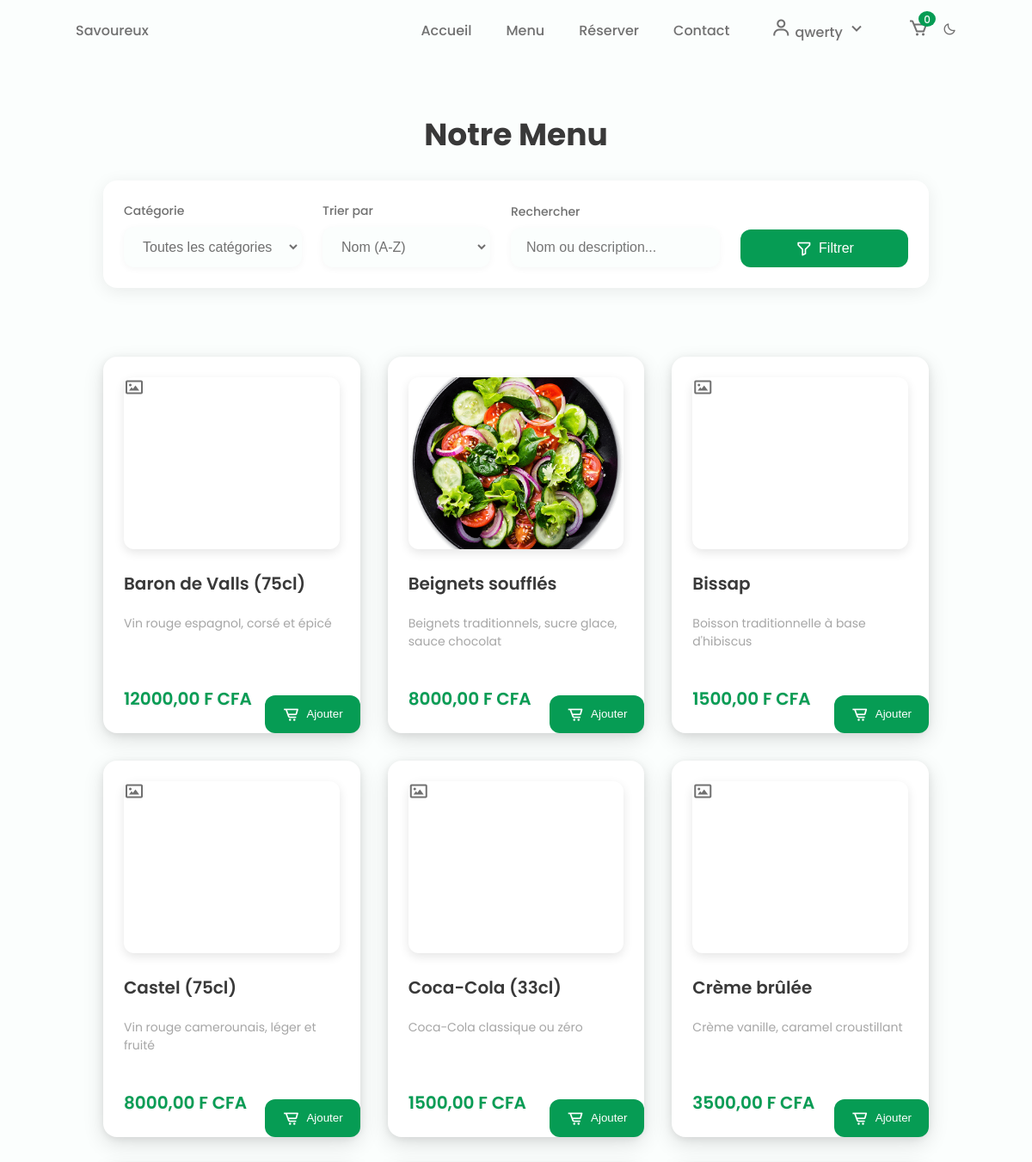
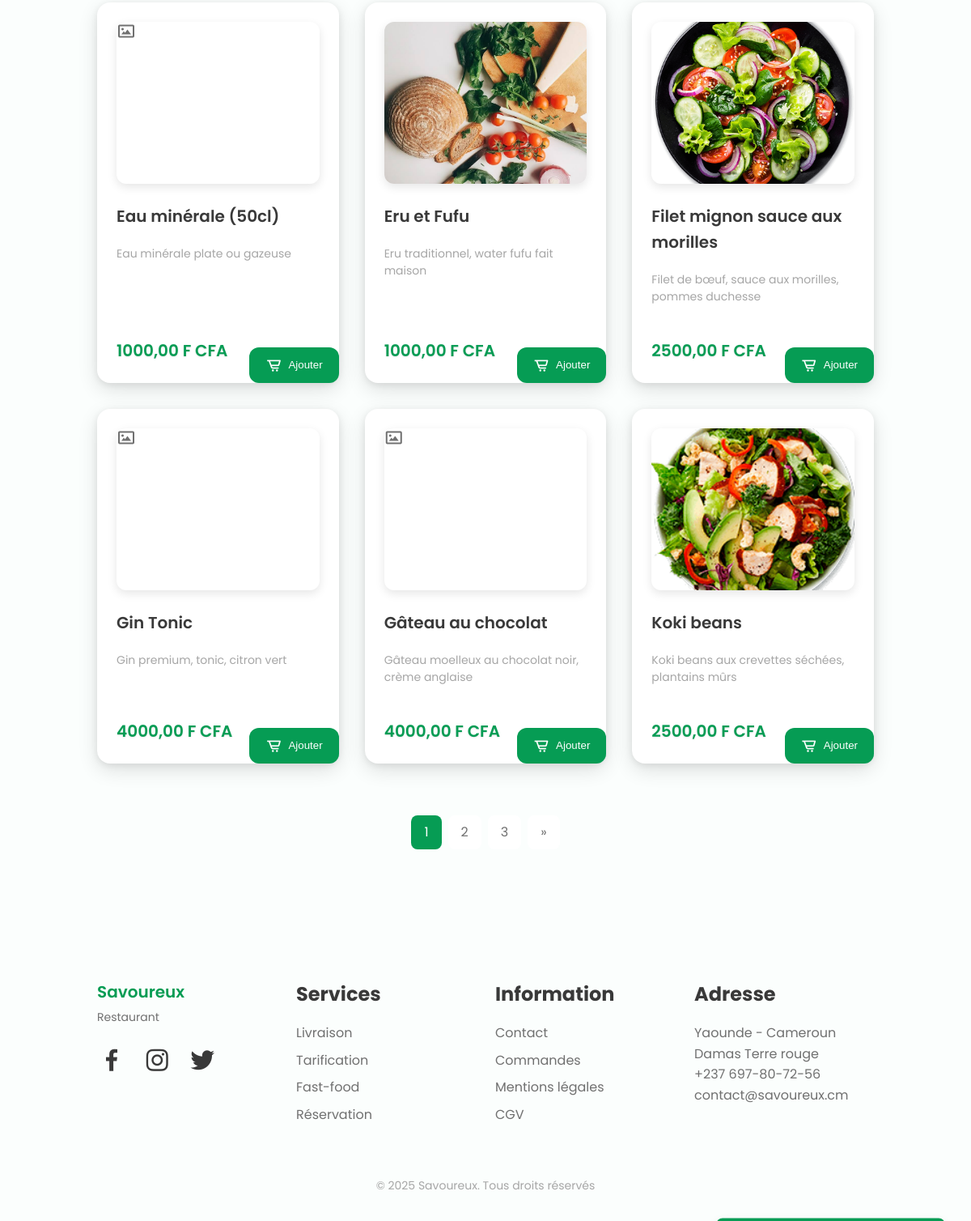
The app's page /menu/ (signed in) with its own data (2 pictures, top to bottom).
### ecomm/models.py (models this page shows, shortened)
class Cart(models.Model):
    user = models.OneToOneField(User, on_delete=models.CASCADE)
    created_at = models.DateTimeField(auto_now_add=True)
    updated_at = models.DateTimeField(auto_now=True)
    def get_total_items(self):
        return self.cartitem_set.aggregate(total_items=models.Sum('quantity'))['total_items'] or 0

class MenuItem(models.Model):
    name = models.CharField(max_length=100)
    description = models.TextField()
    price = models.DecimalField(max_digits=10, decimal_places=2)
    image = models.ImageField(upload_to='menu_items/', blank=True, null=True)
    category = models.ForeignKey(Category, on_delete=models.CASCADE)
    is_available = models.BooleanField(default=True)

### ecomm/views.py (the view)
# urls.py: path('menu/', views.menu, name='menu'),
@login_required
def menu(request):
    items = MenuItem.objects.filter(is_available=True)
    categories = Category.objects.all()
    category_id = request.GET.get('category')
    if category_id:
        items = items.filter(category_id=category_id)
    search_query = request.GET.get('search')
    if search_query:
        items = items.filter(
            Q(name__icontains=search_query) |
            Q(description__icontains=search_query)
        )
    sort = request.GET.get('sort', 'name')  # Par défaut, tri par nom
    if sort in ['name', '-name', 'price', '-price']:
        items = items.order_by(sort)
    paginator = Paginator(items, 12)  # 12 items par page
    page = request.GET.get('page')
    items = paginator.get_page(page)
    context = {
        'categories': categories,
        'items': items,
    }
    return render(request, 'menu.html', context)

### ecomm/templates/menu.html (shortened to what this page needs)
{% extends 'base.html' %}
{% load static %}
{% block content %}
<section class="menu section bd-container" id="menu">
    <h2 class="section-title">Notre Menu</h2>
    <div class="menu__filters">
        <form method="get" class="menu__filters-group">
            <div class="menu__filter-item">
                <label class="menu__filter-label" for="category">Catégorie</label>
                <select name="category" id="category" class="menu__filter-select">
                    <option value="">Toutes les catégories</option>
                </select>
            </div>
            <div class="menu__filter-item">
                <label class="menu__filter-label" for="sort">Trier par</label>
                <select name="sort" id="sort" class="menu__filter-select">
                    <option value="name" {% if request.GET.sort == 'name' %}selected{% endif %}>Nom (A-Z)</option>
                </select>
            </div>
            <div class="menu__filter-item">
                <label class="menu__filter-label" for="search">Rechercher</label>
                <input type="text" name="search" id="search" class="menu__filter-input"
                       value="{{ request.GET.search }}" placeholder="Nom ou description...">
            </div>
            <div class="menu__filter-item">
                <button type="submit" class="menu__filter-button">
                    <i class='bx bx-filter-alt'></i>
                    <span>Filtrer</span>
                </button>
            </div>
        </form>
    </div>
    <div class="menu__container bd-grid">
        {% for item in items %}
        <div class="menu__content">
            {% if item.image %}
                <img src="{{ item.image.url }}" alt="{{ item.name }}" class="menu__img">
            {% else %}
                <div class="menu__img d-flex align-items-center justify-content-center bg-secondary text-white">
                    <i class='bx bx-image'></i>
                </div>
            {% endif %}
            <h3 class="menu__name">{{ item.name }}</h3>
            <span class="menu__detail">{{ item.description }}</span>
            <div class="menu__price-group">
                <span class="menu__preci">{{ item.price }} F CFA</span>
                {% if user.is_authenticated %}
                <form method="post" action="{% url 'add_to_cart' item.id %}" class="d-inline" style="margin: 0;">
                    <button type="submit" class="button menu__button" data-item-id="{{ item.id }}">
                        <i class='bx bx-cart-alt'></i>
                        <span>Ajouter</span>
                    </button>
                </form>
                {% else %}
                <a href="{% url 'login' %}" class="button menu__button">
                    <i class='bx bx-cart-alt'></i>
                    <span>Ajouter</span>
                </a>
                {% endif %}
            </div>
        </div>
        {% empty %}
        <div class="no-results">
            <i class='bx bx-search-alt' style="font-size: 3rem; margin-bottom: 1rem;"></i>
            <p>Aucun plat trouvé pour votre recherche</p>
        </div>
        {% endfor %}
    </div>
    {% if items.has_other_pages %}
    <div class="pagination">
        {% for num in items.paginator.page_range %}
            {% if items.number == num %}
            <span class="pagination__link active">{{ num }}</span>
            {% else %}
            <a href="?page={{ num }}"
               class="pagination__link">{{ num }}</a>
            {% endif %}
        {% endfor %}
        {% if items.has_next %}
        <a href="?page={{ items.next_page_number }}"
           class="pagination__link">&raquo;</a>
        {% endif %}
    </div>
    {% endif %}
</section>
{% endblock %}

### ecomm/templates/base.html (shortened to what this page needs)
{% load static %}
<!DOCTYPE html>
<html lang="fr">
<head>
    <link href='https://cdn.jsdelivr.net/npm/boxicons@2.0.5/css/boxicons.min.css' rel='stylesheet'>
    <link rel="stylesheet" href="{% static 'css/styles.css' %}">
</head>
<body>
    <header class="l-header" id="header">
        <nav class="nav bd-container">
            <a href="{% url 'index' %}" class="nav__logo">Savoureux</a>
            <div class="nav__menu" id="nav-menu">
                <ul class="nav__list">
                    <li class="nav__item"><a href="{% url 'index' %}" class="nav__link {% if request.resolver_match.url_name == 'index' %}active{% endif %}">Accueil</a></li>
                    <li class="nav__item"><a href="{% url 'menu' %}" class="nav__link {% if request.resolver_match.url_name == 'menu' %}active{% endif %}">Menu</a></li>
                    <li class="nav__item"><a href="{% url 'make_reservation' %}" class="nav__link {% if request.resolver_match.url_name == 'make_reservation' %}active{% endif %}">Réserver</a></li>
                    <li class="nav__item"><a href="{% url 'contact' %}" class="nav__link {% if request.resolver_match.url_name == 'contact' %}active{% endif %}">Contact</a></li>
                    {% if user.is_authenticated %}
                        <li class="nav__item user-dropdown">
                            <a href="#" class="nav__link user-dropdown-toggle">
                                <i class='bx bx-user'></i>
                                {{ user.username }}
                                <i class='bx bx-chevron-down'></i>
                            </a>
                        </li>
                        <li class="nav__item">
                            <a href="{% url 'panier' %}" class="nav__link nav__cart">
                                <i class='bx bx-cart'></i>
                                <span class="cart-count">{{ request.user.cart.get_total_items }}</span>
                            </a>
                        </li>
                    {% else %}
                        <li class="nav__item"><a href="{% url 'login' %}" class="nav__link">Connexion</a></li>
                        <li class="nav__item"><a href="{% url 'register' %}" class="nav__link">Inscription</a></li>
                    {% endif %}
                    <li><i class='bx bx-moon change-theme' id="theme-button"></i></li>
                </ul>
            </div>
        </nav>
    </header>
    <main class="l-main">
        {% block content %}
        {% endblock %}
    </main>
    <footer class="footer section bd-container">
        <div class="footer__container bd-grid">
            <div class="footer__content">
                <a href="#" class="footer__logo">Savoureux</a>
                <span class="footer__description">Restaurant</span>
                <div>
                    <a href="#" class="footer__social"><i class='bx bxl-facebook'></i></a>
                    <a href="#" class="footer__social"><i class='bx bxl-instagram'></i></a>
                    <a href="#" class="footer__social"><i class='bx bxl-twitter'></i></a>
                </div>
            </div>
            <div class="footer__content">
                <h3 class="footer__title">Services</h3>
                <ul>
                    <li><a href="#" class="footer__link">Livraison</a></li>
                    <li><a href="#" class="footer__link">Tarification</a></li>
                    <li><a href="#" class="footer__link">Fast-food</a></li>
                    <li><a href="#" class="footer__link">Réservation</a></li>
                </ul>
            </div>
            <div class="footer__content">
                <h3 class="footer__title">Information</h3>
                <ul>
                    <li><a href="{% url 'contact' %}" class="footer__link">Contact</a></li>
                    <li><a href="{% url 'my_orders' %}" class="footer__link">Commandes</a></li>
                    <li><a href="#" class="footer__link">Mentions légales</a></li>
                    <li><a href="#" class="footer__link">CGV</a></li>
                </ul>
            </div>
            <div class="footer__content">
                <h3 class="footer__title">Adresse</h3>
                <ul>
                    <li>Yaounde  - Cameroun</li>
                    <li>Damas Terre rouge</li>
                    <li>+237 697-80-72-56</li>
                    <li>contact@savoureux.cm</li>
                </ul>
            </div>
        </div>
        <p class="footer__copy">&#169; 2025 Savoureux. Tous droits réservés</p>
    </footer>
</body>
</html>

### ecomm/templates/base.html (style rules this page uses)
.user-dropdown { position: relative; display: inline-block; }
.user-dropdown-toggle { cursor: pointer; padding: 0.5rem; border-radius: 0.5rem; transition: all 0.3s ease; }
.nav__cart { position: relative; display: inline-flex; align-items: center; }
.cart-count { position: absolute; top: -8px; right: -8px; background-color: var(--first-color); color: var(--body-color); font-size: 0.75rem; padding: 2px 6px; border-radius: 50%; min-width: 18px; height: 18px; display: flex; align-items: center; justify-content: center; }

### ecomm/templates/menu.html (style rules this page uses)
.menu__filters { margin-bottom: 2rem; padding: 1.5rem; background: var(--container-color); border-radius: 1rem; box-shadow: 0 4px 20px rgba(0, 0, 0, 0.08); transition: all 0.3s ease; }
.menu__filters-group { display: grid; grid-template-columns: repeat(4, 1fr); gap: 1.5rem; align-items: end; }
.menu__filter-item { display: flex; flex-direction: column; gap: 0.75rem; }
.menu__filter-label { font-size: var(--small-font-size); color: var(--text-color); font-weight: 500; margin-bottom: -0.25rem; }
.menu__filter-select, .menu__filter-input { padding: 0.75rem 1rem; border: 2px solid transparent; border-radius: 0.75rem; font-size: var(--normal-font-size); color: var(--text-color); background: var(--body-color); transition: all 0.3s ease; box-shadow: 0 2px 8px rgba(0, 0, 0, 0.04); }
.menu__filter-button { background-color: var(--first-color); color: #fff; border: none; padding: 0.75rem 1.5rem; border-radius: 0.75rem; font-size: var(--normal-font-size); font-weight: 500; cursor: pointer; transition: all 0.3s ease; display: flex; align-items: center; justify-content: center; gap: 0.5rem; height: 100%; min-height: 2.75rem; }
.menu__filter-button i { font-size: 1.25rem; }
.menu__container { display: grid; grid-template-columns: repeat(3, 1fr); gap: 2rem; padding: 2rem 0; }
.menu__content { position: relative; background: var(--container-color); border-radius: 1rem; padding: 1.5rem; box-shadow: 0 8px 24px rgba(0, 0, 0, 0.12), 0 2px 8px rgba(0, 0, 0, 0.08); transition: all 0.4s cubic-bezier(0.4, 0, 0.2, 1); display: flex; flex-direction: column; gap: 1rem; border: 1px solid rgba(var(--first-color-rgb), 0.05); }
.menu__img { width: 100%; height: 200px; object-fit: cover; border-radius: 0.75rem; margin-bottom: 0.5rem; box-shadow: 0 4px 12px rgba(0, 0, 0, 0.1); }
.menu__name { font-size: var(--h3-font-size); color: var(--title-color); margin-bottom: 0.25rem; font-weight: 600; }
.menu__detail { display: block; font-size: var(--small-font-size); color: var(--text-color-light); margin-bottom: 0.5rem; line-height: 1.5; }
.menu__price-group { display: flex; justify-content: space-between; align-items: center; margin-top: auto; padding-top: 1rem; border-top: 1px solid rgba(var(--first-color-rgb), 0.08); }
.menu__preci { font-size: var(--h3-font-size); font-weight: var(--font-semi-bold); color: var(--first-color); text-shadow: 0 1px 2px rgba(0, 0, 0, 0.1); }
.menu__button { padding: .75rem 1.25rem; border-radius: .75rem; display: flex; align-items: center; gap: 0.5rem; transition: all 0.3s cubic-bezier(0.4, 0, 0.2, 1); border: none; background-color: var(--first-color); color: #fff; font-weight: 500; box-shadow: 0 4px 12px rgba(var(--first-color-rgb), 0.3); }
.menu__button i { font-size: 1.25rem; transition: transform 0.3s ease; }
.pagination { display: flex; justify-content: center; gap: 0.5rem; margin-top: 2rem; }
.pagination__link { padding: 0.5rem 1rem; border-radius: 0.5rem; background: var(--container-color); color: var(--text-color); transition: all 0.3s ease; }
.pagination__link:hover, .pagination__link.active { background: var(--first-color); color: #fff; }

### records on screen
MenuItem: name "Baron de Valls (75cl)", description "Vin rouge espagnol, corsé et épicé", price "12000,00"
MenuItem: image (picture), name "Beignets soufflés", description "Beignets traditionnels, sucre glace, sauce chocolat", price "8000,00"
MenuItem: name "Bissap", description "Boisson traditionnelle à base d'hibiscus", price "1500,00"
MenuItem: name "Castel (75cl)", description "Vin rouge camerounais, léger et fruité", price "8000,00"
MenuItem: name "Coca-Cola (33cl)", description "Coca-Cola classique ou zéro", price "1500,00"
MenuItem: name "Crème brûlée", description "Crème vanille, caramel croustillant", price "3500,00"
MenuItem: name "Eau minérale (50cl)", description "Eau minérale plate ou gazeuse", price "1000,00"
MenuItem: image (picture), name "Eru et Fufu", description "Eru traditionnel, water fufu fait maison", price "1000,00"
MenuItem: image (picture), name "Filet mignon sauce aux morilles", description "Filet de bœuf, sauce aux morilles, pommes duchesse", price "2500,00"
MenuItem: name "Gin Tonic", description "Gin premium, tonic, citron vert", price "4000,00"
MenuItem: name "Gâteau au chocolat", description "Gâteau moelleux au chocolat noir, crème anglaise", price "4000,00"
MenuItem: image (picture), name "Koki beans", description "Koki beans aux crevettes séchées, plantains mûrs", price "2500,00"

### other values on screen
{{ user.username }} "qwerty"
{{ request.user.cart.get_total_items }} "0"
{{ num }} "1"
{{ num }} "2" "3"
